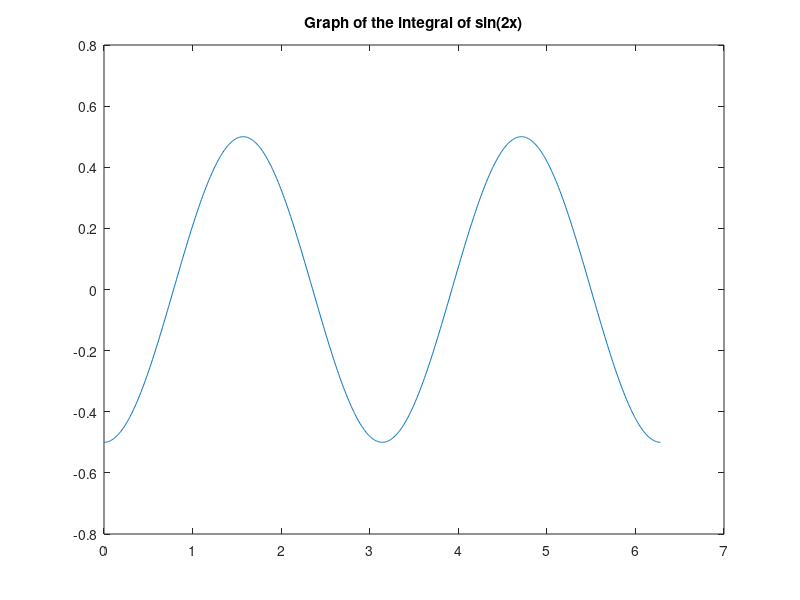

Write MATLAB code to recreate this figure.
%% Danny Hong ECE 210 HW 2 

clc
clear
close all

%% Question 1 
a = linspace(0, 2 * pi, 100);
b = linspace(0, 2 * pi, 1000);
c = sin(2 * a);
d = sin(2 * b);

dydx1 = diff(c) ./ diff(a);
dydx2 = diff(d) ./ diff(b);

%%The derivative function is 2 * cos(2 * x).

g = 2 * cos(2 * a(1:end-1));
h = 2 * cos(2 * b(1:end-1));

i = g - dydx1;
j = h - dydx2;

dmax1 = max(i);
dmax2 = max(j);

%%The vector with length 1000 produced better results since it resulted in
%%smaller differences than the vector with length 100. 

int1 = cumsum(c * (2 * pi/100));
int2 = cumtrapz(b, d);
int1 = int1 - 0.5;
int2 = int2 - 0.5;

%%The integral of sin(2x) is -0.5 * cos(2 * x)

m = (-0.5) * cos(2 * a);
n = (-0.5) * cos(2 * b);
o = m - int1;
p = n - int2;

imax1 = max(o);
imax2 = max(p);

%%The vector with length 1000 resulted in closer approximations. 

figure;
plot(b, int2);
title('Graph of the integral of sin(2x)');

%% Question 2 
B = 1:100;
A = reshape(B, 10, 10);
A = flipud(A);
A(3, :) = fliplr(A(3, :));
C = sum(A);
D = prod(A');
D = D(:);
A(6, :) = [];

%% Question 3
tic
for i = 1:300
    for j = 1:500
        B(i, j) = (i^3 + j^3) / (i + j + 2);
    end
end
toc

B1 = zeros(300, 500);

tic
for i = 1:300
    for j = 1:500
        B1(i, j) = (i^3 + j^3) / (i + j + 2);
    end
end
toc

x = 1:500;
y = 1:300;
[X, Y] = meshgrid(x, y);

tic
M = (X.^3 + Y.^3) ./ (X + Y + 2);
toc


